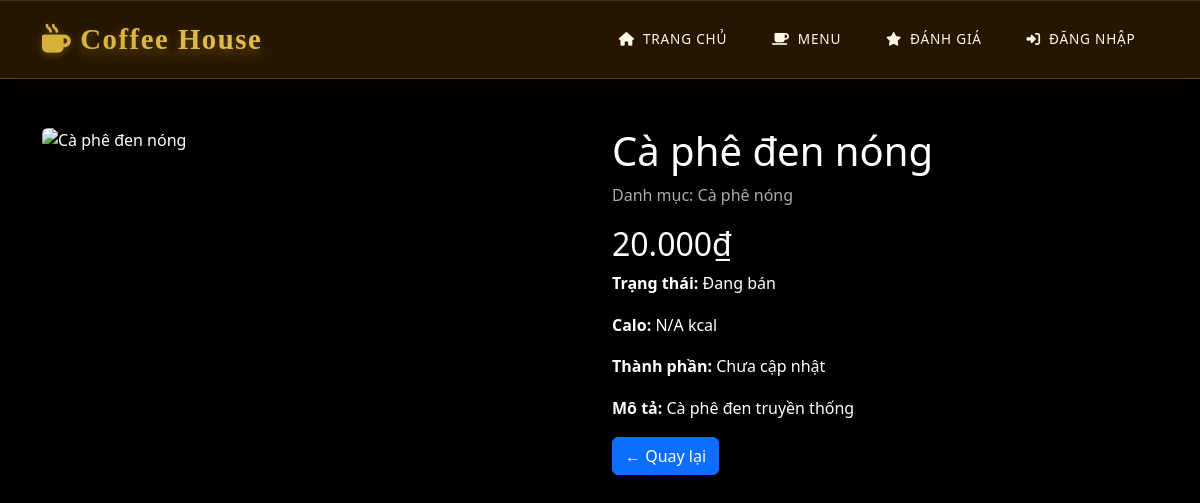
The app's page /customer/product_detail.php?id=1 (signed in), older data.
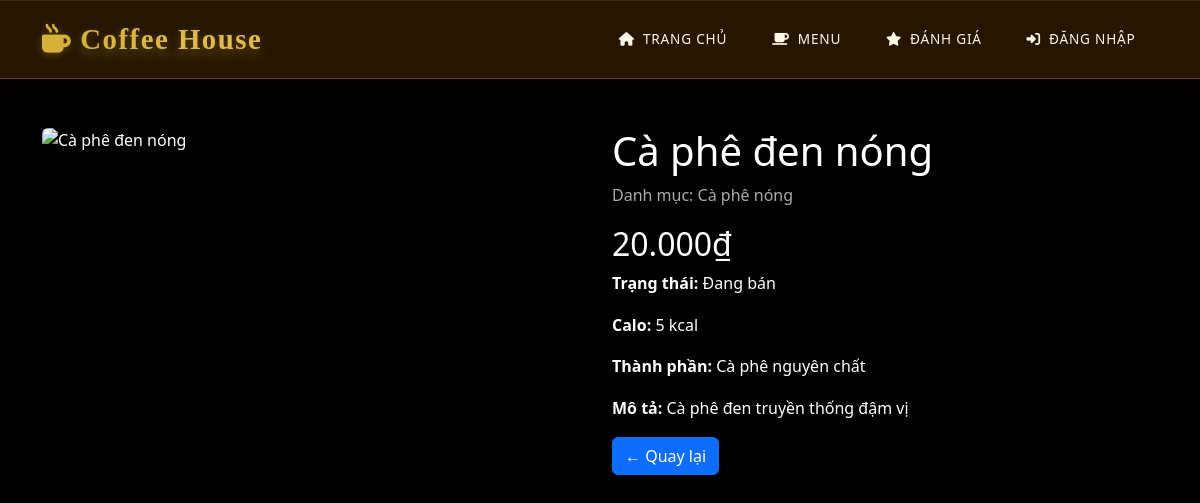
The same page, newer data.
### tables this page shows
CREATE TABLE products (
    id INT PRIMARY KEY AUTO_INCREMENT,   
    category_id INT,
    name VARCHAR(200) NOT NULL,
    description TEXT,
    ingredients TEXT,
    calories INT,
    price DECIMAL(10,2) NOT NULL,
    discount_type ENUM('none', 'percentage', 'fixed') DEFAULT 'none',
    discount_value DECIMAL(10,2) DEFAULT 0,
    sale_price DECIMAL(10,2) NULL,
    discount_start_date DATETIME NULL,
    discount_end_date DATETIME NULL,
    is_featured TINYINT(1) DEFAULT 0,
    ai_metadata TEXT,
    image VARCHAR(255),
    status ENUM('active', 'inactive') DEFAULT 'active',
    created_at TIMESTAMP DEFAULT CURRENT_TIMESTAMP,
    updated_at TIMESTAMP DEFAULT CURRENT_TIMESTAMP ON UPDATE CURRENT_TIMESTAMP,
    
    FOREIGN KEY (category_id) REFERENCES categories(id) ON DELETE SET NULL,
    INDEX idx_is_featured (is_featured),
    INDEX idx_discount_dates (discount_start_date, discount_end_date)
);

CREATE TABLE categories (
    id INT PRIMARY KEY AUTO_INCREMENT,
    name VARCHAR(100) NOT NULL,
    description TEXT,
    created_at TIMESTAMP DEFAULT CURRENT_TIMESTAMP
);

### customer/product_detail.php (the view, shortened to what this page needs)
<?php
require_once '../config/init.php';
$id = isset($_GET['id']) ? (int)$_GET['id'] : 0;
$stmt = $pdo->prepare(
    "SELECT p.*, c.name AS category_name
     FROM products p
     LEFT JOIN categories c ON p.category_id = c.id
     WHERE p.id = ? AND p.status = 'active'"
);
$stmt->execute([$id]);
$product = $stmt->fetch(PDO::FETCH_ASSOC);
function getProductImagePath($image) {
    if (empty($image)) {
        return '../assets/images/no-image.png';
    }
    $cleanImage = str_replace(['uploads/', '/uploads/'], '', $image);
    $fullPath = '../admin/uploads/' . $cleanImage;
    return file_exists($fullPath) ? $fullPath : '../assets/images/no-image.png';
}
$imageUrl = getProductImagePath($product['image']);
$displayPrice = number_format($product['price'], 0, ',', '.') . '₫';
?>
<!DOCTYPE html>
<html lang="vi">
<head>
    <link rel="stylesheet" href="../lib/Bootstrap/css/bootstrap.css">
    <link rel="stylesheet" href="https://cdnjs.cloudflare.com/ajax/libs/font-awesome/6.4.0/css/all.min.css">
    <link rel="stylesheet" href="../assets/css/home.css">
</head>
<body>
    <?php include '../templates/navbarhome.php'; ?>
    <div class="container mt-5 mb-5">
        <div class="row">
            <div class="col-md-6">
                <img src="<?= htmlspecialchars($imageUrl) ?>" alt="<?= htmlspecialchars($product['name']) ?>" class="img-fluid rounded shadow-sm" style="width:100%; max-height:550px; object-fit:cover;" />
            </div>
            <div class="col-md-6">
                <h1><?= htmlspecialchars($product['name']) ?></h1>
                <p class="text-muted">Danh mục: <?= htmlspecialchars($product['category_name'] ?: 'Khác') ?></p>
                <h2><?= $displayPrice ?></h2>
                <p><strong>Trạng thái:</strong> <?= $product['status'] === 'active' ? 'Đang bán' : 'Tạm ngưng' ?></p>
                <p><strong>Calo:</strong> <?= $product['calories'] ?: 'N/A' ?> kcal</p>
                <p><strong>Thành phần:</strong> <?= nl2br(htmlspecialchars($product['ingredients'] ?: 'Chưa cập nhật')) ?></p>
                <p><strong>Mô tả:</strong> <?= nl2br(htmlspecialchars($product['description'] ?: 'Chưa có mô tả')) ?></p>
                <a class="btn btn-primary" href="../home.php">&larr; Quay lại</a>
            </div>
        </div>
    </div>
</body>
</html>

Row changes from the older to the newer data that the page shows:
changed products "Cà phê đen nóng": calories "N/A" → "5"; ingredients "Chưa cập nhật" → "Cà phê nguyên chất"; description "Cà phê đen truyền thống" → "Cà phê đen truyền thống đậm vị"
